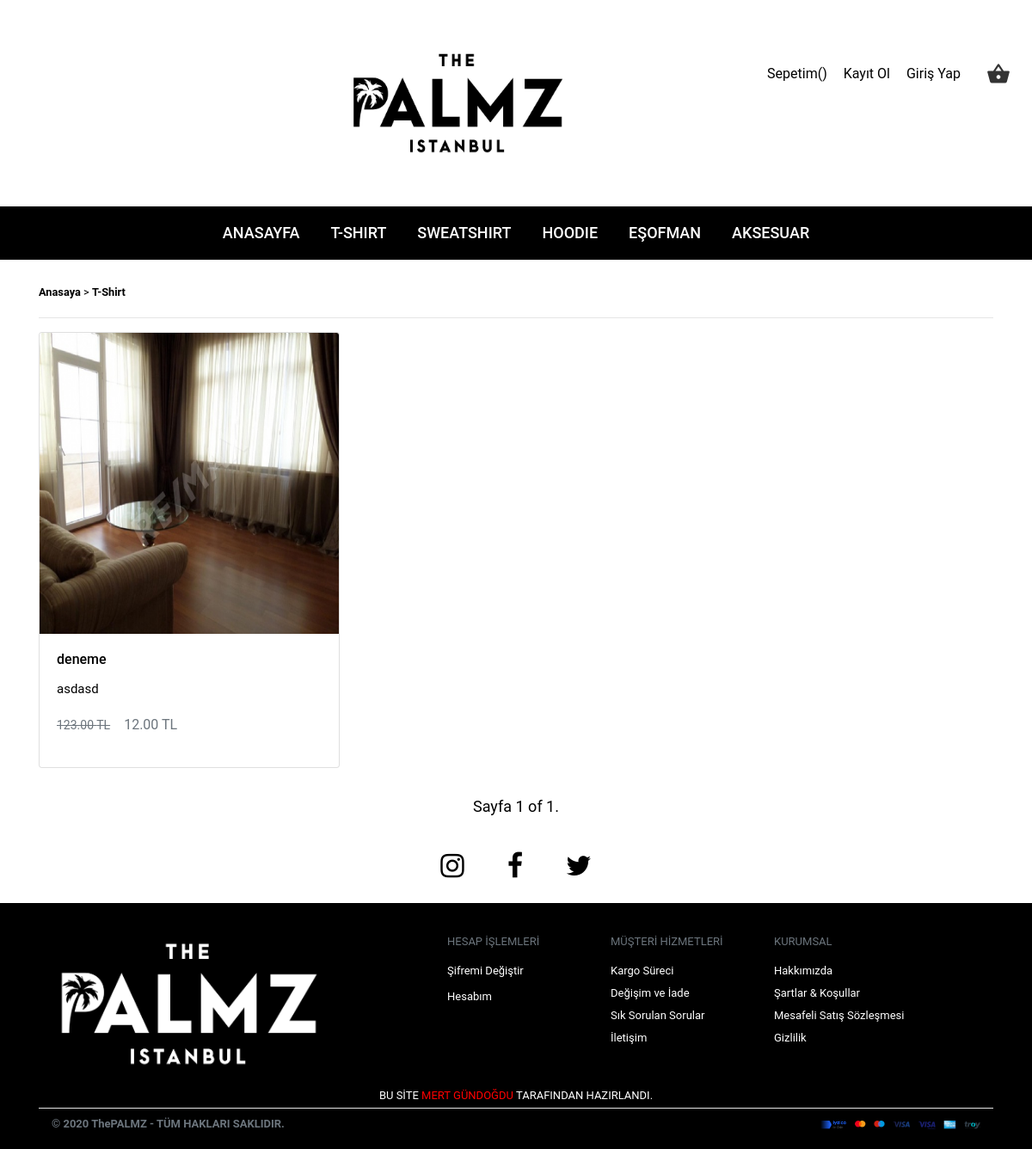
Screenshot of /ürün/tshirt/ with the database file from the repository.
### tshirt/models.py (models this page shows, shortened)
class Item(models.Model):
	CATEGORY_CHOICES = (
			('T-Shirt' , 'T-Shirt'),
			('Sweatshirt' , 'Sweatshirt'),
			('Kapisonlu' , 'Kapisonlu'),
			('Aksesuar' , 'Aksesuar'),
			('Esofman', 'Esofman')
		)
	title = models.CharField(max_length=80,verbose_name='Başlık')  #Başlık
	description = models.CharField(max_length=120 ,verbose_name='İçerik')		   #Açıklama Yazısı
	publishing_date = models.DateTimeField(verbose_name='YayınlanmaTarihi', auto_now_add=True)  #Yayınlanma Tarihi
	urun_adedi = models.IntegerField(default=100) # ürün adedi
	pre_fiyat = models.DecimalField(max_digits=12, decimal_places=2, default=0, verbose_name='Önceki Fiyat')
	fiyat = models.DecimalField(max_digits=12, decimal_places=2,default=0)
	image = models.ImageField(null=False, blank=False,verbose_name='Ana Resim')
	image2 = models.ImageField(null=True, blank=True,verbose_name='İkinci Resim')
	image3 = models.ImageField(null=True, blank=True,verbose_name='Üçüncü Resim')
	image4 = models.ImageField(null=True, blank=True,verbose_name='Dördüncü Resim')
	category = models.CharField(max_length=15, null=False, blank=False, choices = CATEGORY_CHOICES)
	slug = models.SlugField(unique=True, editable =False, max_length=140)
	class Meta:
		ordering = ["-publishing_date"]
	def get_absolute_url(self):
		return reverse('item:detail', kwargs={'slug':self.slug})

### tshirt/views.py (called while the page is built)
def tshirt_index(request):
	current_user = request.user
	schopcart = ShopCart.objects.filter(user__id = current_user.id).order_by('-id')
	total = 0
	for rs in schopcart:
		total += rs.item.fiyat * rs.quantity
	tshirt_list = Item.objects.filter(category = 'T-Shirt')
	paginator = Paginator(tshirt_list,15)
	page = request.GET.get('sayfa')
	try:
		tshirts = paginator.page(page)
	except PageNotAnInteger:
		tshirts = paginator.page(1)
	except EmptyPage:
		tshirts = paginator.page(paginator.num_pages)
	return render(request, 'items/tshirt/index.html', {'tshirts':tshirts,'schopcart':schopcart,'total':total})

### templates/items/tshirt/index.html (shortened to what this page needs)
{% extends 'base.html' %}
{% block body %}
	<section id="cards" class="mt-4">
            <div class="container">
                <div>
                    <small><a style="text-decoration: none; color:#000; font-weight: bold;" href="{% url 'home' %}">Anasaya</a> > <a style="font-weight:bold; text-decoration: none; color:#000;" href=""> T-Shirt</a></small>
                    <hr/>
                </div>
                <div class="row mb-3">
                	{% for tshirt in tshirts %}
                    <div class="col-6 col-md-4 mb-3">
                    	<div class="card text-center">
                            <a href="{{ tshirt.get_absolute_url }}"><img style="height:350px;" src="{{ tshirt.image.url }}" class="card-img-top img-fluid"></a>
                            <div class="card-body">
                                <h6 class="card-title text-left"><a style="color: black; text-decoration: none;" href="{{ tshirt.get_absolute_url }}">{{ tshirt.title }}</a></h6>
                                <p class="card-description text-left" style="font-size: 15px">{{ tshirt.description }}</p>
                                {% if tshirt.pre_fiyat %}
                                <p class="card-info text-muted text-left"><span style="font-size: 14px;" class="mr-3"><del>{{ tshirt.pre_fiyat }} TL</del></span>{{ tshirt.fiyat }} TL</p>
                                {% else %}
                                <p class="card-info text-muted text-left"></span>{{ tshirt.fiyat }} TL</p>
                                {% endif %}
                            </div>
                        </div>
                    </div>
                    {% endfor %}
                </div>
            </div>
            <div class="row">
                <div class="col-md-6 col-md-offset-3 mb-3" style="margin: auto;">
                    <div class="pagination" style=" font-size: 18px;">
                        <span class="step-links" style="margin: auto;">
                            <span class="current">
                                Sayfa {{ tshirts.number }} of {{ tshirts.paginator.num_pages }}.
                            </span>
                        </span>
                    </div>
                </div>
            </div>
    </section>
{% endblock %}

### static/css/style.css (style rules this page uses)
body, ul, li, canvas, button { margin: 0; padding: 0; border: 0; font: inherit; vertical-align: top; }
*, *:before, *:after { box-sizing: border-box; }
a, a[href^="tel:"], a[href^="callto:"] { font: inherit; color: inherit; text-decoration: none; }
body { font-family: "Roboto", sans-serif; font-weight: 400; font-size: 16px; line-height: 1.7; -webkit-text-size-adjust: none; color: #777777; background: #fff; }
@media (min-width: 992px) { body { font-size: 16px; line-height: 26px; } }

### templates/base.html (style rules this page uses)
hr { background-color: white; }

### rows the page displays
Item: image (picture), title "deneme", description "asdasd", pre_fiyat "123.00", fiyat "12.00"

### other values shown
{{ tshirts.number }} "1"
{{ tshirts.paginator.num_pages }} "1"
